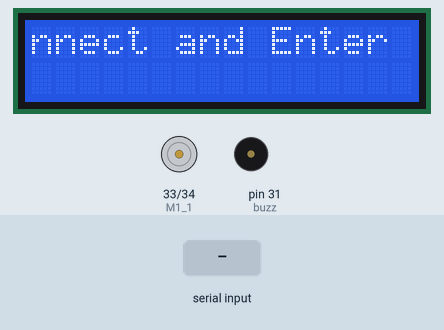
Simulated run of this sketch. Board: Arduino Mega 2560, built with avr-gcc and run on an emulated ATmega2560. Shown: 16×2 character LCD, motor-driver pin pairs drawn as motors (green arrow = first pin HIGH = forward, orange = second pin HIGH = backward, longer = more drive), buzzer (waves = sounding, pin HIGH). The inputs (shaded band) are chosen by the test bench.

Above: at 1.2 s.
1.3 s: "Password" received over the second serial link
At 2.9 s:
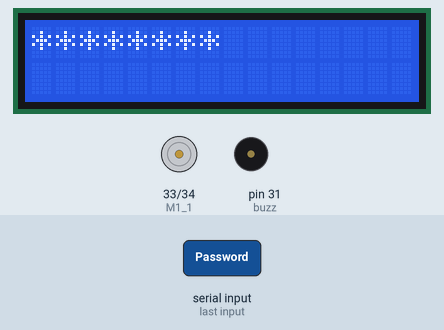
4.3 s: "1" received over the second serial link
At 6.4 s:
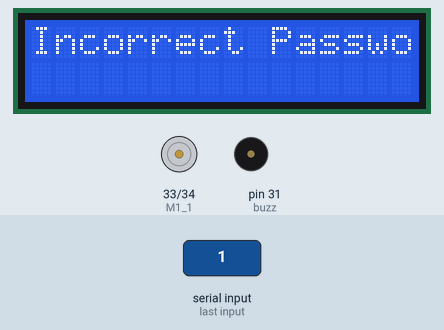
7.3 s: "success" received over the second serial link
At 9.0 s:
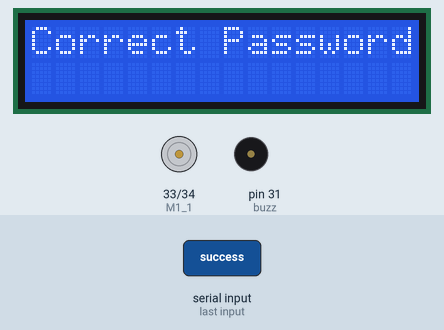
10.3 s: "0" received over the second serial link
At 12.5 s:
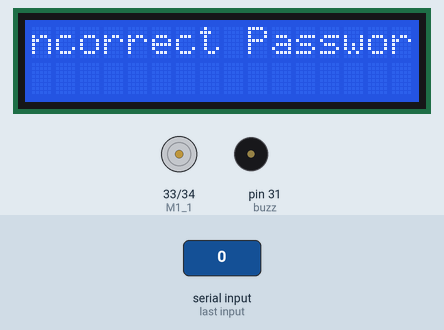
Timing chart, 0 to 14.0 s (numbered marks = the images above; inputs shaded):
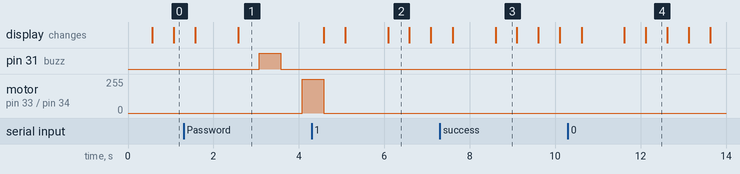

The sketch:

BT_DoorLock.ino
```cpp
#include <LiquidCrystal.h>

int M1_1 = 33, M1_2 = 34, buzz = 31;
String value = "";

int rs = 47, rw = 46, en = 45, d4 = 40, d5 = 39, d6 = 38, d7 = 37;
LiquidCrystal lcd(rs, rw, en, d4, d5, d6, d7);

void setup() {
  // put your setup code here, to run once:
  Serial.begin(9600);
  Serial2.begin(9600);
  lcd.begin(16, 2);
  lcd.cursor();
  pinMode(buzz, OUTPUT);
  pinMode(M1_1, OUTPUT);
  pinMode(M1_2, OUTPUT);
}

void loop() {
  // put your main code here, to run repeatedly:
  if(value ==  "") {
    lcd.setCursor(0, 0);
    lcd.noCursor();
    lcd.write("Connect and Enter Password");
    delay(500);
    lcd.scrollDisplayLeft();
  }

  if(Serial2.available()) {
    value = Serial2.readString();
    lcd.clear();
  }

  if(value == "Password") {
    lcd.setCursor(0, 0);
    lcd.noCursor();
    lcd.write("********");
    delay(500);
    digitalWrite(buzz, HIGH);
    delay(500);
    digitalWrite(buzz, LOW);
    delay(500);
    digitalWrite(M1_1, HIGH);
    digitalWrite(M1_2, LOW);
    delay(500);
    digitalWrite(M1_1, LOW);
    digitalWrite(M1_2, LOW);
    value = "success";
  }

  if(value == "success") {
    lcd.setCursor(0, 0);
    lcd.noCursor();
    lcd.write("Correct Password. Door Unlocked");
    delay(500);
    lcd.scrollDisplayLeft();
  }

  if(value != "" && value !="success") {
    lcd.setCursor(0, 0);
    lcd.noCursor();
    lcd.write("Incorrect Password. Door Locked");
    delay(500);
    lcd.scrollDisplayLeft();
  }
}
```

Measured:
- after the input at 1.3 s, pin 31 (buzz): LOW → HIGH after 1.8 s, → LOW 0.50 s later; motor on pin 33 (M1_1) / pin 34 (M1_2): stopped → forward 255/255 after 2.8 s
- what the display in image 2 shows lasts 0.5 s, from 6.1 s to 6.6 s
